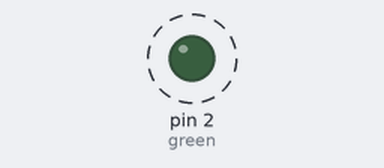
A program run on a simulated MicroPython board. Parts: output pins drawn as LEDs (lit = HIGH). Dashed ring = blinking. What the program prints to the serial console is not drawn.

Above: at 0.5 s.
Timing chart, 0 to 4.6 s (numbered marks = the images above):
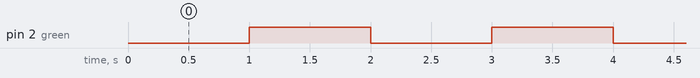

Measured:
- by itself, pin 2 (green): alternates HIGH for 1.0 s and LOW for 1.0 s

The program:

led_test.py
```python
from machine import Pin
from time import sleep

#red = Pin(2, Pin.OUT)
green = Pin(2, Pin.OUT)

while True:
  #red.high()
  print('Turning led on')
  green.value(0)

  sleep(1)

  #red.low()
  print('Turning led off')
  green.value(1)
  sleep(1)
```
